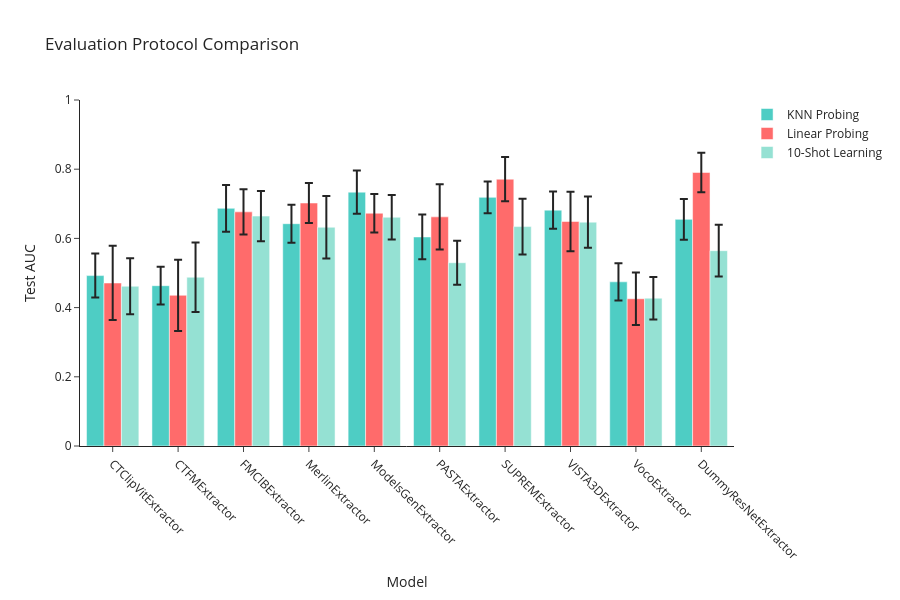

The cell this chart's notebook holds for it:
### Markdown cell above
## Comparison: KNN vs Linear Probing vs Few-Shot

### Code cell
# Create comparison visualization
model_names = list(linear_probing_results.keys())

knn_means = [test_accuracies_dict[m]['mean'] for m in model_names]
linear_means = [linear_probing_results[m]['mean'] for m in model_names]
few_shot_10_means = [few_shot_results[10][m]['mean'] for m in model_names]

knn_errors = [test_accuracies_dict[m]['ci95'][1] - test_accuracies_dict[m]['mean'] for m in model_names]
linear_errors = [linear_probing_results[m]['ci95'][1] - linear_probing_results[m]['mean'] for m in model_names]
few_shot_errors = [few_shot_results[10][m]['ci95'][1] - few_shot_results[10][m]['mean'] for m in model_names]

fig = go.Figure()

fig.add_trace(go.Bar(
    x=model_names,
    y=knn_means,
    error_y=dict(type='data', array=knn_errors),
    name='KNN Probing',
    marker_color='#4ECDC4'
))

fig.add_trace(go.Bar(
    x=model_names,
    y=linear_means,
    error_y=dict(type='data', array=linear_errors),
    name='Linear Probing',
    marker_color='#FF6B6B'
))

fig.add_trace(go.Bar(
    x=model_names,
    y=few_shot_10_means,
    error_y=dict(type='data', array=few_shot_errors),
    name='10-Shot Learning',
    marker_color='#95E1D3'
))

fig.update_layout(
    title='Evaluation Protocol Comparison',
    xaxis_title='Model',
    yaxis_title='Test AUC',
    barmode='group',
    height=600,
    width=900,
    template='simple_white',
    xaxis_tickangle=45
)
fig.update_yaxes(range=[0, 1.0])

fig.show()

print(f"Correlation KNN vs Linear Probing: {np.corrcoef(knn_means, linear_means)[0, 1]:.4f}")
print(f"Correlation KNN vs 10-Shot: {np.corrcoef(knn_means, few_shot_10_means)[0, 1]:.4f}")
print("Interpretation:")
print("  High KNN-Linear correlation (>0.8): Consistent feature quality assessment")
print("  10-Shot vs KNN: Difference shows data-efficiency gains with simple learning")

### Figure 1 — Plotly figure (JSON) as saved in the notebook; plotly's stock layout.template omitted (floating-point values rounded to 4 significant figures)
{"data": [{"error_y": {"array": [0.06353, 0.05439, 0.06755, 0.05477, 0.06273, 0.06475, 0.04609, 0.05389, 0.05409, 0.05886], "type": "data"}, "marker": {"color": "#4ECDC4"}, "name": "KNN Probing", "type": "bar", "x": ["CTClipVitExtractor", "CTFMExtractor", "FMCIBExtractor", "MerlinExtractor", "ModelsGenExtractor", "PASTAExtractor", "SUPREMExtractor", "VISTA3DExtractor", "VocoExtractor", "DummyResNetExtractor"], "y": [0.4925, 0.4633, 0.6869, 0.6425, 0.7336, 0.6042, 0.7186, 0.6817, 0.4744, 0.655]}, {"error_y": {"array": [0.1073, 0.1031, 0.06511, 0.05755, 0.05563, 0.094, 0.06401, 0.08612, 0.07609, 0.05714], "type": "data"}, "marker": {"color": "#FF6B6B"}, "name": "Linear Probing", "type": "bar", "x": ["CTClipVitExtractor", "CTFMExtractor", "FMCIBExtractor", "MerlinExtractor", "ModelsGenExtractor", "PASTAExtractor", "SUPREMExtractor", "VISTA3DExtractor", "VocoExtractor", "DummyResNetExtractor"], "y": [0.4711, 0.4356, 0.6767, 0.7022, 0.6728, 0.6622, 0.7711, 0.6489, 0.4256, 0.7906]}, {"error_y": {"array": [0.08099, 0.1003, 0.07281, 0.09014, 0.06459, 0.06363, 0.08057, 0.07407, 0.06152, 0.07473], "type": "data"}, "marker": {"color": "#95E1D3"}, "name": "10-Shot Learning", "type": "bar", "x": ["CTClipVitExtractor", "CTFMExtractor", "FMCIBExtractor", "MerlinExtractor", "ModelsGenExtractor", "PASTAExtractor", "SUPREMExtractor", "VISTA3DExtractor", "VocoExtractor", "DummyResNetExtractor"], "y": [0.4617, 0.4878, 0.6644, 0.6322, 0.6611, 0.5297, 0.6342, 0.6469, 0.4272, 0.5644]}], "layout": {"barmode": "group", "height": 600, "title": {"text": "Evaluation Protocol Comparison"}, "width": 900, "xaxis": {"tickangle": 45, "title": {"text": "Model"}}, "yaxis": {"range": [0, 1.0], "title": {"text": "Test AUC"}}}}
